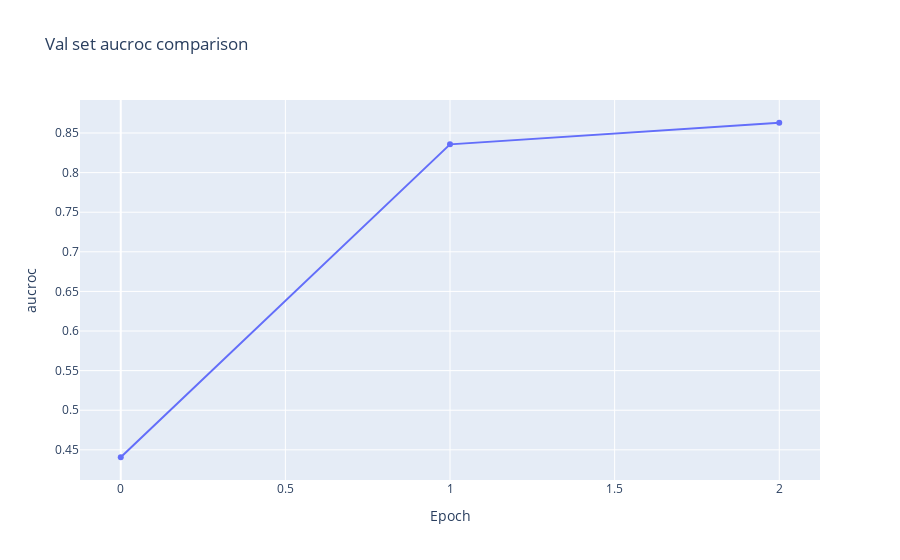
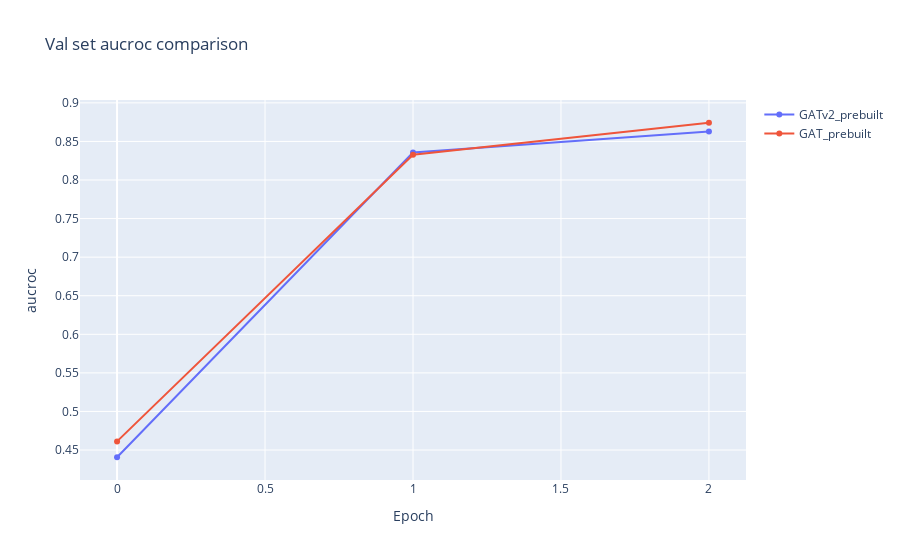

The cell these charts' notebook holds for them, in order:
### Code cell
model_name_list=["GATv2prebuilt.results","GATprebuilt.results"]
names = ["GATv2_prebuilt", "GAT_prebuilt"]

mm_list0=[load_results(fn) for fn in model_name_list]
plot_training_comp(mm_list0, names, 'aucroc', title='Val set aucroc comparison')

### Figure 1 — Plotly figure (JSON) as saved in the notebook; plotly's stock layout.template omitted (floating-point values rounded to 4 significant figures)
{"data": [{"name": "GATv2_prebuilt", "type": "scatter", "x": [0, 1, 2], "y": [0.4406, 0.8357, 0.8629]}], "layout": {"title": {"text": "Val set aucroc comparison"}, "xaxis": {"title": {"text": "Epoch"}}, "yaxis": {"title": {"text": "aucroc"}}}}

### Figure 2 — Plotly figure (JSON) as saved in the notebook; plotly's stock layout.template omitted (floating-point values rounded to 4 significant figures)
{"data": [{"name": "GATv2_prebuilt", "type": "scatter", "x": [0, 1, 2], "y": [0.4406, 0.8357, 0.8629]}, {"name": "GAT_prebuilt", "type": "scatter", "x": [0, 1, 2], "y": [0.4612, 0.8328, 0.8742]}], "layout": {"title": {"text": "Val set aucroc comparison"}, "xaxis": {"title": {"text": "Epoch"}}, "yaxis": {"title": {"text": "aucroc"}}}}
